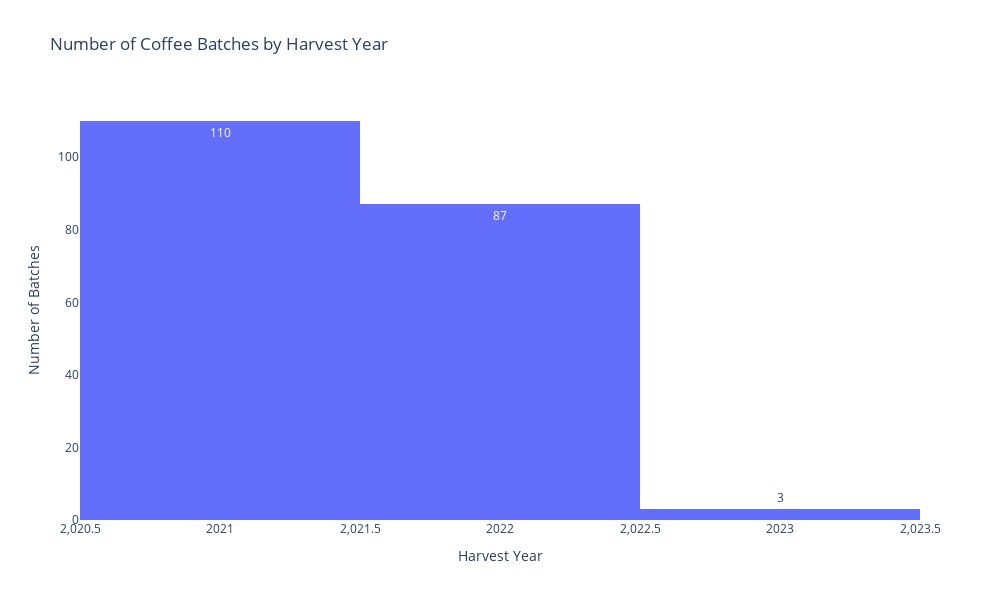

Notebook code cell kept with this figure:
### Code cell
# Plot histogram for harvest year
date = px.histogram(coffee, x='harvest_year', title='Number of Coffee Batches by Harvest Year',
                     labels={'harvest_year':'Harvest Year'}, width=1000, height=600,
                     text_auto=True)

date.update_layout({
    'plot_bgcolor':'rgba(0, 0, 0, 0)',
    'paper_bgcolor':'rgba(0, 0, 0, 0)'
})

date.update_layout(yaxis_title='Number of Batches')

date.show()

### Figure 1 — Plotly figure (JSON) as saved in the notebook; plotly's stock layout.template omitted (floating-point values rounded to 4 significant figures; data arrays with more than 128 entries replaced by an {"elided": "..."} marker saying what was removed)
{"data": [{"alignmentgroup": "True", "bingroup": "x", "hovertemplate": "Harvest Year=%{x}<br>count=%{y}<extra></extra>", "legendgroup": "", "marker": {"color": "#636efa", "pattern": {"shape": ""}}, "name": "", "nbinsx": 3, "offsetgroup": "", "orientation": "v", "showlegend": false, "texttemplate": "%{value}", "type": "histogram", "x": {"elided": "200 int values"}, "xaxis": "x", "yaxis": "y"}], "layout": {"barmode": "relative", "height": 600, "legend": {"tracegroupgap": 0}, "paper_bgcolor": "rgba(0, 0, 0, 0)", "plot_bgcolor": "rgba(0, 0, 0, 0)", "title": {"text": "Number of Coffee Batches by Harvest Year"}, "width": 1000, "xaxis": {"anchor": "y", "domain": [0, 1], "title": {"text": "Harvest Year"}}, "yaxis": {"anchor": "x", "domain": [0, 1], "title": {"text": "Number of Batches"}}}}
